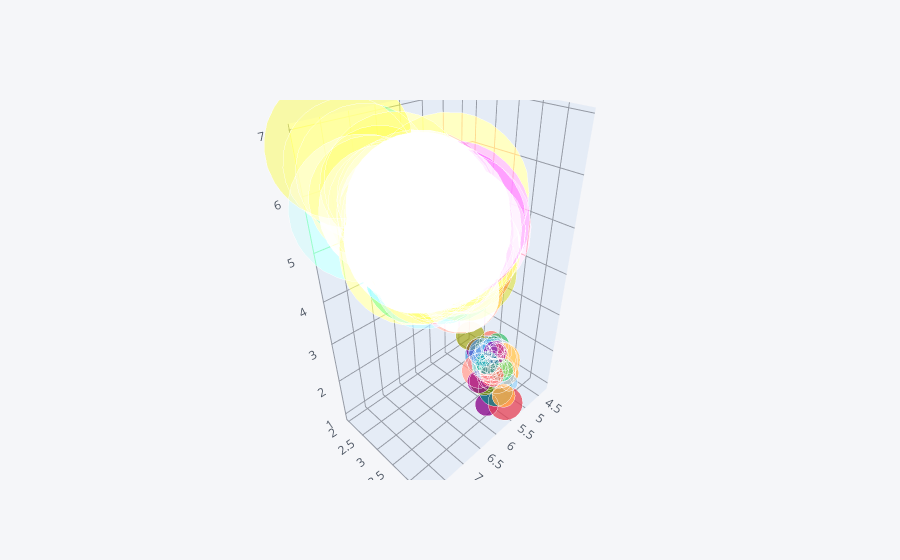

The code cell stored with this chart in its notebook:
### Code cell
df.iplot(kind='bubble3d',x='sepal_length',y='sepal_width',z='petal_length',size='petal_width')

### Figure 1 — Plotly figure (JSON) as saved in the notebook; plotly's stock layout.template omitted (floating-point values rounded to 4 significant figures; data arrays with more than 128 entries replaced by an {"elided": "..."} marker saying what was removed)
{"data": [{"marker": {"color": {"elided": "150 str values"}, "opacity": 0.8, "size": {"elided": "150 int values"}, "symbol": "circle"}, "mode": "markers", "text": {"elided": "150 str values"}, "type": "scatter3d", "x": {"elided": "150 float values"}, "y": {"elided": "150 float values"}, "z": {"elided": "150 float values"}}], "layout": {"legend": {"bgcolor": "#F5F6F9", "font": {"color": "#4D5663"}}, "paper_bgcolor": "#F5F6F9", "plot_bgcolor": "#F5F6F9", "scene": {"xaxis": {"gridcolor": "#9499A3", "showgrid": true, "tickfont": {"color": "#4D5663"}, "title": {"font": {"color": "#4D5663"}, "text": ""}, "zerolinecolor": "#9499A3"}, "yaxis": {"gridcolor": "#9499A3", "showgrid": true, "tickfont": {"color": "#4D5663"}, "title": {"font": {"color": "#4D5663"}, "text": ""}, "zerolinecolor": "#9499A3"}, "zaxis": {"gridcolor": "#9499A3", "showgrid": true, "tickfont": {"color": "#4D5663"}, "title": {"font": {"color": "#4D5663"}, "text": ""}, "zerolinecolor": "#9499A3"}}, "title": {"font": {"color": "#4D5663"}}}}
